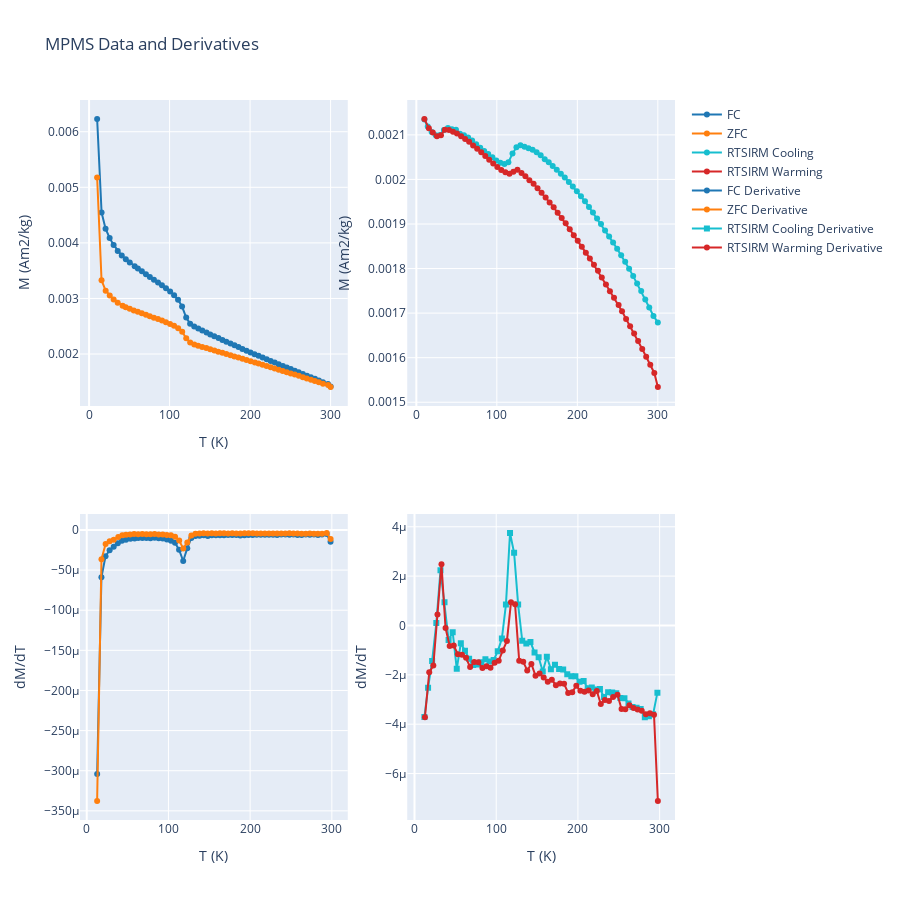

Notebook code cell kept with this figure:
### Code cell
rmag.plot_mpms_dc(fc_data, zfc_data, rtsirm_cool_data, rtsirm_warm_data, use_plotly=True, plot_derivative=True)
